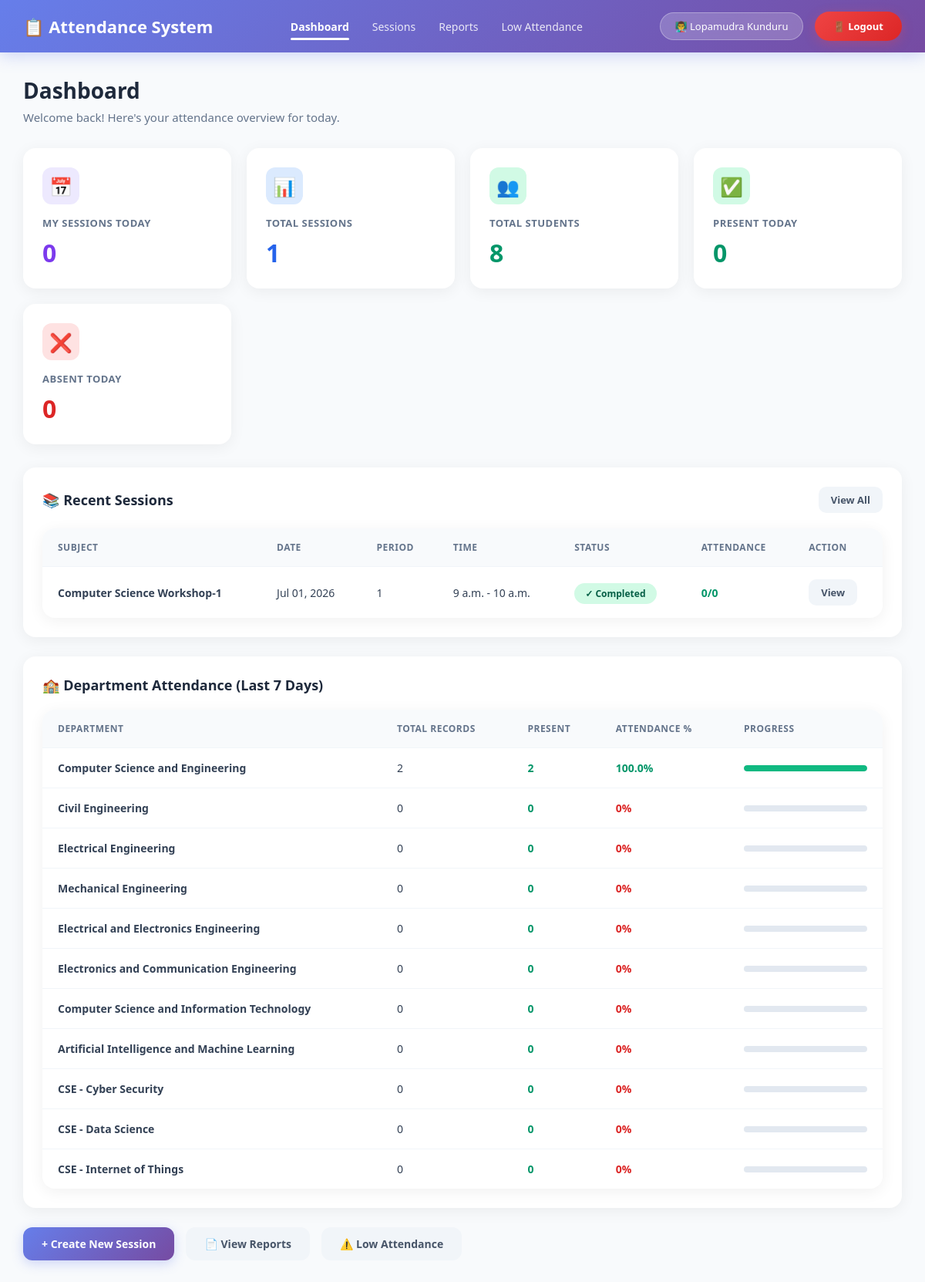
Page /attendance/ (signed in) on the committed database.
### StudentManage_app/models.py (models this page shows, shortened)
class Teacher(models.Model):
    teacher_id = models.CharField(max_length=20, unique=True,null=True,blank=True)
    name = models.CharField(max_length=100)
    email = models.EmailField(unique=True)
    phone = models.CharField(max_length=15)
    qualification = models.CharField(max_length=100, null=True, blank=True)
    experience = models.IntegerField(default=0)
    department = models.ForeignKey(Department, on_delete=models.CASCADE)
    joining_date = models.DateField(null=True, blank=True)
    status = models.BooleanField(default=True)
    created_at = models.DateTimeField(null=True, blank=True)
    password_hash = models.CharField(max_length=128, blank=True, null=True)
    is_teacher_admin = models.BooleanField(default=False, help_text="Can manage other teachers")

class AttendanceSession(models.Model):
    SESSION_STATUS = [
        ('scheduled', 'Scheduled'),
        ('ongoing', 'Ongoing'),
        ('completed', 'Completed'),
        ('cancelled', 'Cancelled'),
    ]
    subject = models.ForeignKey('Subject', on_delete=models.CASCADE, related_name='sessions')
    teacher = models.ForeignKey('Teacher', on_delete=models.CASCADE, related_name='sessions_taken')
    date = models.DateField(default=timezone.now)
    period = models.CharField(max_length=50)
    start_time = models.TimeField()
    end_time = models.TimeField()
    status = models.CharField(max_length=20, choices=SESSION_STATUS, default='scheduled')
    is_completed = models.BooleanField(default=False)
    total_students = models.IntegerField(default=0)
    present_count = models.IntegerField(default=0)
    absent_count = models.IntegerField(default=0)
    late_count = models.IntegerField(default=0)
    excused_count = models.IntegerField(default=0)
    qr_uuid = models.UUIDField( blank=True, null=True, unique=True, editable=False)
    qr_enabled = models.BooleanField(default=False)
    qr_expires_at = models.DateTimeField(null=True, blank=True)
    created_at = models.DateTimeField(auto_now_add=True,null=True, blank=True)
    updated_at = models.DateTimeField(auto_now=True)
    class Meta:
        unique_together = ['subject', 'teacher', 'date', 'period']
        ordering = ['-date', '-start_time']

class Subject(models.Model):
    department = models.ForeignKey(Department, on_delete=models.CASCADE, related_name='subjects', null=True, blank=True)
    YEAR_CHOICES = (
        ('1st Year', '1st Year'),
        ('2nd Year', '2nd Year'),
        ('3rd Year', '3rd Year'),
        ('4th Year', '4th Year'),
    )
    SEMESTER_CHOICES = (
        ('1st Semester', '1st Semester'),
        ('2nd Semester', '2nd Semester'),
        ('3rd Semester', '3rd Semester'),
        ('4th Semester', '4th Semester'),
        ('5th Semester', '5th Semester'),
        ('6th Semester', '6th Semester'),
        ('7th Semester', '7th Semester'),
        ('8th Semester', '8th Semester'),
    )
    semester = models.CharField(max_length=20, choices=SEMESTER_CHOICES, null=True, blank=True)
    year = models.CharField(max_length=20, choices=YEAR_CHOICES, null=True, blank=True)
    subject_name = models.CharField(max_length=100)
    subject_code = models.CharField(max_length=20)
    credits = models.IntegerField(default=3)
    class Meta:
        unique_together = ['department', 'subject_code']
        ordering = ['department__name', 'year', 'semester', 'subject_name']

class Department(models.Model):
    name = models.CharField(max_length=100)
    hod = models.ForeignKey(
        'Teacher',  # Use string reference to avoid circular import
        on_delete=models.SET_NULL,  # Keep department if teacher is deleted
        null=True,
        blank=True,
        related_name='headed_departments'  # Access from Teacher side
    )

### StudentManage_app/views.py (the view)
# urls.py: path('attendance/', views.attendance_dashboard, name='attendance_dashboard'),
@teacher_login_required
def attendance_dashboard(request):
    teacher = get_teacher(request)
    today = timezone.now().date()
    my_sessions_today = AttendanceSession.objects.filter(
        teacher=teacher, date=today
    ).count()
    my_total_sessions = AttendanceSession.objects.filter(teacher=teacher).count()
    recent_sessions = AttendanceSession.objects.filter(
        teacher=teacher
    ).select_related('subject').order_by('-date', '-start_time')[:10]
    total_students = Student.objects.count()
    today_records = Attendance.objects.filter(session__date=today)
    present_today = today_records.filter(status='Present').count()
    absent_today = today_records.filter(status='Absent').count()
    late_today = today_records.filter(status='Late').count()
    last_7_days = today - timezone.timedelta(days=7)
    dept_stats = []
    for dept in Department.objects.all():
        dept_student_ids = Student.objects.filter(department=dept).values_list('id', flat=True)
        total = Attendance.objects.filter(
            session__date__gte=last_7_days,
            student_id__in=dept_student_ids
        ).count()
        present = Attendance.objects.filter(
            session__date__gte=last_7_days,
            student_id__in=dept_student_ids,
            status='Present'
        ).count()
        percentage = (present / total * 100) if total > 0 else 0
        dept_stats.append({
            'name': dept.name,
            'total': total,
            'present': present,
            'percentage': round(percentage, 1)
        })
    context = {
        'teacher': teacher,
        'my_sessions_today': my_sessions_today,
        'my_total_sessions': my_total_sessions,
        'total_students': total_students,
        'present_today': present_today,
        'absent_today': absent_today,
        'late_today': late_today,
        'recent_sessions': recent_sessions,
        'dept_stats': dept_stats,
    }
    return render(request, 'StudentManage_app/attendance/dashboard.html', context)

### StudentManage_app/views.py (called while the page is built)
def teacher_login_required(view_func):
    @wraps(view_func)
    def wrapper(request, *args, **kwargs):
        teacher_id = request.session.get('teacher_id')
        if not teacher_id:
            messages.error(request, "Please login as teacher to access this page.")
            return redirect('teacher_login')
        try:
            teacher = Teacher.objects.get(id=teacher_id, status=True)
            request.teacher = teacher
        except Teacher.DoesNotExist:
            if 'teacher_id' in request.session:
                del request.session['teacher_id']
            messages.error(request, "Session expired. Please login again.")
            return redirect('teacher_login')
        return view_func(request, *args, **kwargs)
    return wrapper

def get_teacher(request):
    teacher_id = request.session.get('teacher_id')
    if teacher_id:
        try:
            return Teacher.objects.get(id=teacher_id, status=True)
        except Teacher.DoesNotExist:
            if 'teacher_id' in request.session:
                del request.session['teacher_id']
    return None

### StudentManage_app/templates/StudentManage_app/attendance/dashboard.html (shortened to what this page needs)
{% extends 'StudentManage_app/attendance/base.html' %}
{% block content %}
<div class="page-header">
    <h1>Dashboard</h1>
    <p>Welcome back! Here's your attendance overview for today.</p>
</div>
<div class="stats-grid">
    <div class="stat-card">
        <div class="stat-icon purple">📅</div>
        <h3>My Sessions Today</h3>
        <div class="number purple">{{ my_sessions_today }}</div>
    </div>
    <div class="stat-card">
        <div class="stat-icon blue">📊</div>
        <h3>Total Sessions</h3>
        <div class="number blue">{{ my_total_sessions }}</div>
    </div>
    <div class="stat-card">
        <div class="stat-icon green">👥</div>
        <h3>Total Students</h3>
        <div class="number green">{{ total_students }}</div>
    </div>
    <div class="stat-card">
        <div class="stat-icon green">✅</div>
        <h3>Present Today</h3>
        <div class="number green">{{ present_today }}</div>
    </div>
    <div class="stat-card">
        <div class="stat-icon red">❌</div>
        <h3>Absent Today</h3>
        <div class="number red">{{ absent_today }}</div>
    </div>
</div>
<div class="card">
    <div class="card-header">
        <span class="card-title">📚 Recent Sessions</span>
        <a href="{% url 'session_list' %}" class="btn btn-secondary btn-sm">View All</a>
    </div>
    <div class="table-container">
        <table>
            <thead>
                <tr>
                    <th>Subject</th>
                    <th>Date</th>
                    <th>Period</th>
                    <th>Time</th>
                    <th>Status</th>
                    <th>Attendance</th>
                    <th>Action</th>
                </tr>
            </thead>
            <tbody>
                {% for session in recent_sessions %}
                <tr>
                    <td><strong>{{ session.subject.subject_name }}</strong></td>
                    <td>{{ session.date|date:"M d, Y" }}</td>
                    <td>{{ session.period }}</td>
                    <td>{{ session.start_time|default:"--:--" }} - {{ session.end_time|default:"--:--" }}</td>
                    <td>
                        {% if session.is_completed %}
                            <span class="badge badge-success">✓ Completed</span>
                        {% else %}
                            <span class="badge badge-warning">⏳ Pending</span>
                        {% endif %}
                    </td>
                    <td>
                        {% if session.is_completed %}
                            <span style="color: #059669; font-weight: 600;">{{ session.present_count }}/{{ session.total_students }}</span>
                        {% else %}
                            <span style="color: #94a3b8;">--</span>
                        {% endif %}
                    </td>
                    <td>
                        {% if session.is_completed %}
                            <a href="{% url 'session_detail' session.id %}" class="btn btn-secondary btn-sm">View</a>
                        {% else %}
                            <a href="{% url 'take_attendance' session.id %}" class="btn btn-success btn-sm">Take Attendance</a>
                        {% endif %}
                    </td>
                </tr>
                {% endfor %}
            </tbody>
        </table>
    </div>
</div>
<div class="card">
    <div class="card-header">
        <span class="card-title">🏫 Department Attendance (Last 7 Days)</span>
    </div>
    <div class="table-container">
        <table>
            <thead>
                <tr>
                    <th>Department</th>
                    <th>Total Records</th>
                    <th>Present</th>
                    <th>Attendance %</th>
                    <th>Progress</th>
                </tr>
            </thead>
            <tbody>
                {% for dept in dept_stats %}
                <tr>
                    <td><strong>{{ dept.name }}</strong></td>
                    <td>{{ dept.total }}</td>
                    <td style="color: #059669; font-weight: 600;">{{ dept.present }}</td>
                    <td style="font-weight: 700; {% if dept.percentage >= 75 %}color: #059669;{% elif dept.percentage >= 60 %}color: #d97706;{% else %}color: #dc2626;{% endif %}">
                        {{ dept.percentage }}%
                    </td>
                    <td style="width: 200px;">
                        <div class="progress-bar">
                            <div class="progress-bar-fill {% if dept.percentage >= 75 %}success{% elif dept.percentage >= 60 %}warning{% else %}danger{% endif %}"
                                 style="width: {{ dept.percentage }}%"></div>
                        </div>
                    </td>
                </tr>
                {% endfor %}
            </tbody>
        </table>
    </div>
</div>
<div style="display: flex; gap: 15px; margin-top: 10px;">
    <a href="{% url 'session_create' %}" class="btn btn-primary">+ Create New Session</a>
    <a href="{% url 'attendance_report' %}" class="btn btn-secondary">📄 View Reports</a>
    <a href="{% url 'low_attendance_report' %}" class="btn btn-secondary">⚠️ Low Attendance</a>
</div>
{% endblock %}

### StudentManage_app/templates/StudentManage_app/attendance/base.html (shortened to what this page needs)
<!DOCTYPE html>
<html lang="en">
<head>
</head>
<body>
    <nav class="navbar">
    <a href="{% url 'attendance_dashboard' %}" class="navbar-brand">
        📋 Attendance System
    </a>
    <div class="nav-links">
        <a href="{% url 'attendance_dashboard' %}" class="{% if request.resolver_match.url_name == 'attendance_dashboard' %}active{% endif %}">Dashboard</a>
        <a href="{% url 'session_list' %}" class="{% if request.resolver_match.url_name == 'session_list' %}active{% endif %}">Sessions</a>
        <a href="{% url 'attendance_report' %}" class="{% if request.resolver_match.url_name == 'attendance_report' %}active{% endif %}">Reports</a>
        <a href="{% url 'low_attendance_report' %}" class="{% if request.resolver_match.url_name == 'low_attendance_report' %}active{% endif %}">Low Attendance</a>
    </div>
    <div class="navbar-user">
        <span class="teacher-badge">
            {% if teacher %}
                👨‍🏫 {{ teacher.name }}
            {% else %}
                👤 {{ request.user.username }}
            {% endif %}
        </span>
        <form method="post" action="{% url 'teacher_logout'%}" style="display: inline; margin: 0;">
            <button type="submit" class="btn-logout" style="
                background: linear-gradient(135deg, #ef4444 0%, #dc2626 100%);
                color: white;
                border: none;
                padding: 10px 24px;
                border-radius: 25px;
                font-size: 13px;
                font-weight: 600;
                cursor: pointer;
                font-family: 'Segoe UI', Tahoma, Geneva, Verdana, sans-serif;
                transition: all 0.3s;
                box-shadow: 0 4px 15px rgba(239, 68, 68, 0.3);
            " onmouseover="this.style.transform='translateY(-2px)'; this.style.boxShadow='0 6px 20px rgba(239, 68, 68, 0.4)'"
            onmouseout="this.style.transform=''; this.style.boxShadow='0 4px 15px rgba(239, 68, 68, 0.3)'">
                🚪 Logout
            </button>
        </form>
    </div>
</nav>
    <div class="content">
        {% block content %}{% endblock %}
    </div>
</body>
</html>

### rows in the picture
Teacher: name "Lopamudra Kunduru"
AttendanceSession: subject.subject_name "Computer Science Workshop-1", date "Jul 01, 2026", period "1", start_time "9 a.m.", end_time "10 a.m.", is_completed "✓ Completed", present_count "0", total_students "0"
Department: name "Computer Science and Engineering"
Department: name "Civil Engineering"
Department: name "Electrical Engineering"
Department: name "Mechanical Engineering"
Department: name "Electrical and Electronics Engineering"
Department: name "Electronics and Communication Engineering"
Department: name "Computer Science and Information Technology"
Department: name "Artificial Intelligence and Machine Learning"
Department: name "CSE - Cyber Security"
Department: name "CSE - Data Science"
Department: name "CSE - Internet of Things"

### other values in the picture
{{ my_sessions_today }} "0"
{{ my_total_sessions }} "1"
{{ total_students }} "8"
{{ present_today }} "0"
{{ absent_today }} "0"
{{ dept.total }} "2" "0" "0" "0" "0" "0" "0" "0" "0" "0" "0"
{{ dept.present }} "2" "0" "0" "0" "0" "0" "0" "0" "0" "0" "0"
{{ dept.percentage }} "100.0" "0" "0" "0" "0" "0" "0" "0" "0" "0" "0"
